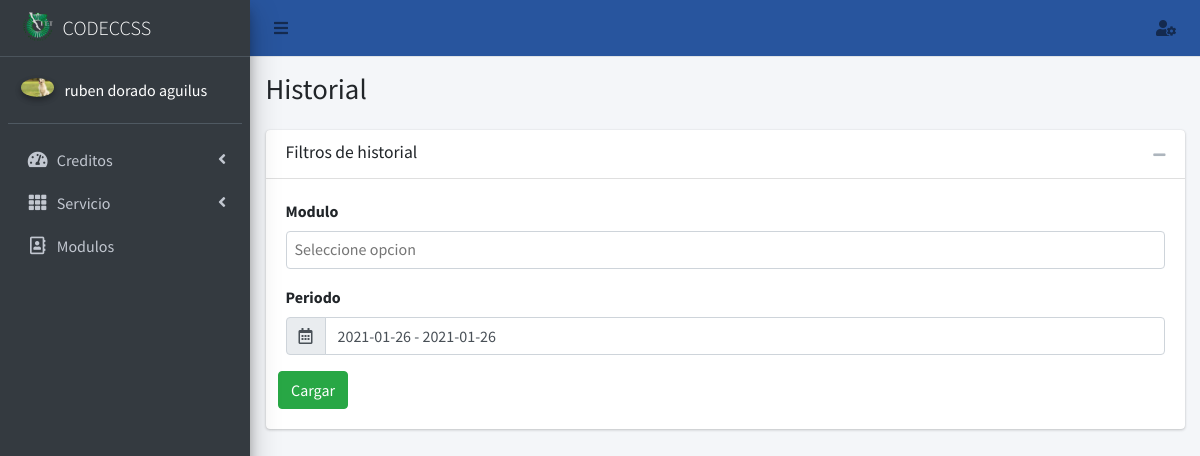
Screenshot of /historial/ (signed in) with the database file from the repository.
### core/models.py (models this page shows, shortened)
class Perfil(models.Model):
    user=models.OneToOneField(User,null=True,on_delete=models.SET_NULL)
    nombre=models.CharField(max_length=56, blank=False, null=False)
    apellido_paterno=models.CharField(max_length=56, blank=False, null=False)
    apellido_materno=models.CharField(max_length=56, blank=False, null=False)
    modulo=models.ManyToManyField(Modulo, blank=True)
    email_institucional=models.CharField(max_length=126, blank=False, null=False, validators=[RegexValidator(regex=r'(^[a-zA-Z0-9_.+-]+@tectijuana.edu.mx+$)|(^[a-zA-Z0-9_.+-]+@tectijuana.tecnm.mx+$)',message="El formato del correo debe ser @tectijuana.edu.mx")])
    foto=models.ImageField(upload_to=rename_folder_photo, max_length=126, blank=True, null=True)
    estado=models.BooleanField(default=False)
    created_at = models.DateTimeField("Creado ", auto_now_add=True)
    updated_at = models.DateTimeField("Actualizado ", auto_now=True)
    class Meta:
        verbose_name="Perfil"
        verbose_name_plural="Perfiles"

### core/views.py (the view)
# urls.py: path('historial/',views.historial,name='historial'),
@login_required(login_url='login_docente')
def historial(request):
    option=Modulo.objects.all()
    contexto={
        'option':option,
        'usuario': Perfil.objects.get(user=request.user.id),
        'title':'Historial',
        'titulo': "Historial",
    }
    return render(request,'docente/historial.html',contexto)

### core/models.py (called while the page is built)
    def __str__(self):
        return str(self.tipo)

### core/templatetags/templates.py (called while the page is built)
@register.filter(name='has_group')
def has_group(user, group_name):
       groups = user.groups.all().values_list('name', flat=True)
       return True if group_name in groups else False

@register.simple_tag
def loadsession(user):
       bandera=False
       data=Perfil.objects.get(user=user)
       if data.estado:
              bandera=True
       return bandera

### templates/docente/historial.html (shortened to what this page needs)
{%extends 'docente/inicio.html' %}
{% load staticfiles %}
{%load templates%}
{%block content%}
        <div class="col-lg-12">
          {% if request.user.is_superuser %}
         <div class="card card-default">
            <div class="card-header">
              <h3 class="card-title">Filtros de historial</h3>
              <div class="card-tools">
                <button type="button" class="btn btn-tool" data-card-widget="collapse">
                  <i class="fas fa-minus"></i>
                </button>
              </div>
            </div>
            <div class="card-body">
              <div class="row">
                <div class="col-lg-12">
                  <div class="form-group">
                    <label>Modulo</label>
                  </div>
                  <div class="form-group">
                    <label>Periodo</label>
                    <div class="input-group">
                      <div class="input-group-prepend">
                        <span class="input-group-text">
                          <i class="far fa-calendar-alt"></i>
                        </span>
                      </div>
                      <input type="text" class="form-control float-right" id="reservation">
                    </div>
                  </div>
                </div>
                <input id="cargar" type="button" class="btn btn-success" value="Cargar">
              </div>
            </div>
          </div>
          {%else%}
            <p>No tienes permisos para poder realizar esta accion</p>
          {%endif%}
        </div>
{%endblock content%}
{%block css%}
<link rel="stylesheet" href="/static/css/select2.min.css">
<link rel="stylesheet" href="/static/css/select2-bootstrap4.min.css">
<link rel="stylesheet" href="/static/css/daterangepicker.css">
{%endblock css%}

### templates/docente/aside.html (shortened to what this page needs)
{%load templates%}
<aside class="main-sidebar sidebar-dark-primary elevation-4">
    <a href="" class="brand-link">
        <img src="/static/img/logo_TECT.png" alt="Logo TecNM" class="brand-image" style="opacity: .8">
        <span class="brand-text font-weight-light">CODECCSS</span>
    </a>
    <div class="sidebar">
        <div class="user-panel mt-3 pb-3 mb-3 d-flex">
            <div class="image">
                {%if usuario.foto%}
                <img src="{{usuario.foto.url}}" class="img-circle elevation-2" alt="User Image"> {%else%}
                <img src="/static/img/usernone.png" class="img-circle elevation-2" alt="User Image"> {%endif%}
            </div>
            <div class="info">
                <span style="color: white;">{{usuario.nombre}} {{usuario.apellido_paterno}} {{usuario.apellido_materno}}</span>
            </div>
        </div>
        <nav class="mt-2">
            <ul class="nav nav-pills nav-sidebar flex-column" data-widget="treeview" role="menu" data-accordion="false">
                {% if request.user|has_group:"Docente" or request.user.is_superuser %}
                <li class="nav-item">
                    <a href="#" class="nav-link">
                        <i class="nav-icon fas fa-tachometer-alt"></i>
                        <p>
                            Creditos
                            <i class="right fas fa-angle-left"></i>
                        </p>
                    </a>
                </li>
                {%endif%} {% if request.user|has_group:"Servicio" or request.user.is_superuser %}
                <li class="nav-item">
                    <a href="#" class="nav-link">
                        <i class="nav-icon fas fa-th"></i>
                        <p>
                            Servicio
                            <i class="right fas fa-angle-left"></i>
                        </p>
                    </a>
                </li>
                {%endif%} {% if request.user.is_superuser %}
                <li class="nav-item">
                    <a href="{%url 'modulo'%}" class="nav-link">
                        <i class="nav-icon far fa-address-book"></i>
                        <p>
                            Modulos
                        </p>
                    </a>
                </li>
                {%endif%}
            </ul>
        </nav>
    </div>
</aside>

### rows the page displays
Perfil: foto (picture), nombre "ruben", apellido_paterno "dorado", apellido_materno "aguilus"

### other values shown
{{ titulo }} "Historial"
